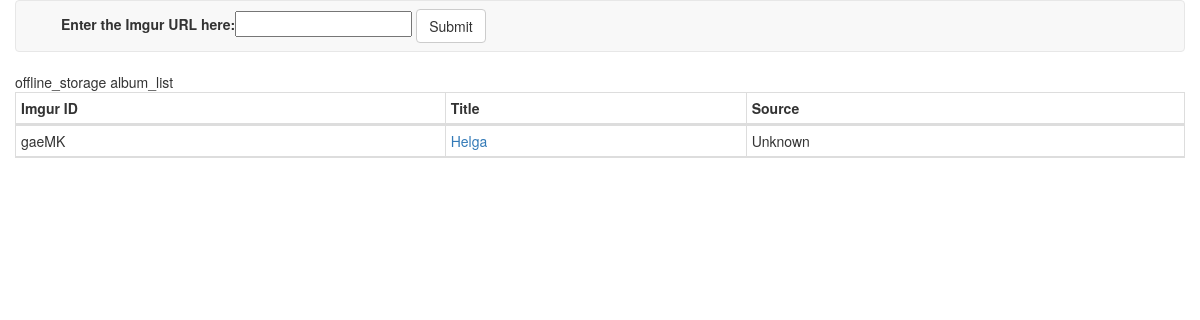
Page /offline/album/ on the earlier database version.
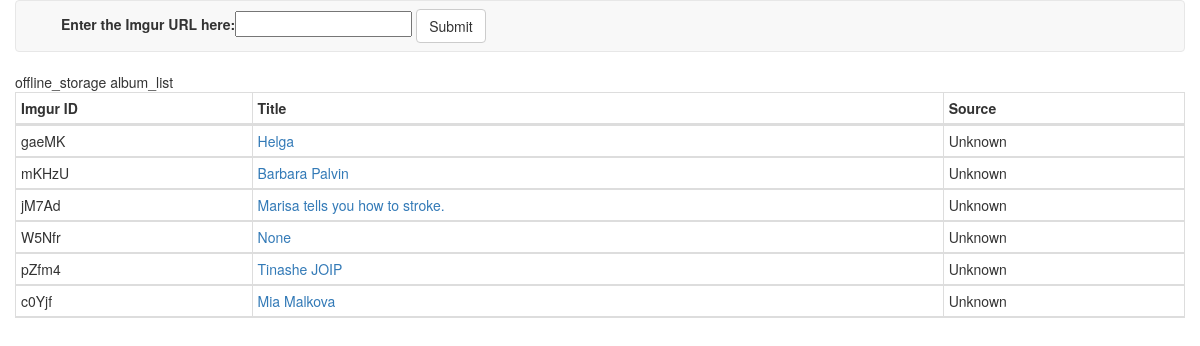
Same page on the later database version.
### offline_storage/models.py (models this page shows, shortened)
class Album(models.Model):
	album_id = models.CharField(unique=True,max_length=200)
	title = models.CharField(max_length=200)
	source = models.CharField(max_length=200,default="")
	download_date = models.DateTimeField()
	auto = models.BooleanField(default=False)

### offline_storage/views.py (the view)
def album_list(request):
	if request.method == "POST":
		form = AlbumUrlForm(request.POST)
		if form.is_valid():
			album_url = form.cleaned_data["album_url"]
			album_id = album_url.split('/')[4]
			print (album_id)
			return HttpResponseRedirect("/offline/album/"+album_id)
	else:
		album_list = Album.objects.all()
		form = AlbumUrlForm()
		context = {
			"album_list": album_list,
			"form": form,
		}
		return render(request,os.path.join("offline_storage","album_list.html"),context)

### offline_storage/forms.py
class AlbumUrlForm(forms.Form):
    album_url = forms.URLField(label='Enter the Imgur URL here', max_length=100)

### templates/offline_storage/album_list.html (shortened to what this page needs)
<!DOCTYPE html>
<html>
  <head>
    {% load staticfiles %}
    <link rel="stylesheet" href="{% static 'offline_storage/bootstrap/css/bootstrap.min.css' %}">
  </head>
  <body class="container-fluid">
    <nav class="navbar navbar-default">
      <div class="container-fluid">
        <div class="navbar-header col-xs-10 col-xs-offset-1 col-sm-8 col-sm-offset-2 col-lg-6 col-lg-offset-3 ">
          <form class="navbar-form navbar-left" action="" role="search" method="POST">
            {{ form }}
            <button type="submit" class="btn btn-default">Submit</button>
          </form>
        </div>
      </div>
    </nav>
    <table class="table table-bordered table-hover table-condensed container">
      <thead>
        <th>Imgur ID</th>
        <th>Title</th>
        <th>Source</th>
      </thead>
      {% for album in album_list %}
      <tbody>
        <tr>
          <td>{{album.album_id}}</td>
          <td><a href="/offline/album/{{album.album_id}}" target="_blank">{{album.title}}</a></td>
          <td>
            {% autoescape off %}
            {{album.source}}
            {% endautoescape %}
          </td>
        </tr>
      </tbody>
      {% endfor %}
    </table>
    {% load staticfiles %}
  </body>
</html>

Differences in the rows shown:
added Album: album_id "mKHzU", title "Barbara Palvin", source "Unknown"
added Album: album_id "jM7Ad", title "Marisa tells you how to stroke.", source "Unknown"
added Album: album_id "W5Nfr", title "None", source "Unknown"
added Album: album_id "pZfm4", title "Tinashe JOIP", source "Unknown"
added Album: album_id "c0Yjf", title "Mia Malkova", source "Unknown"
